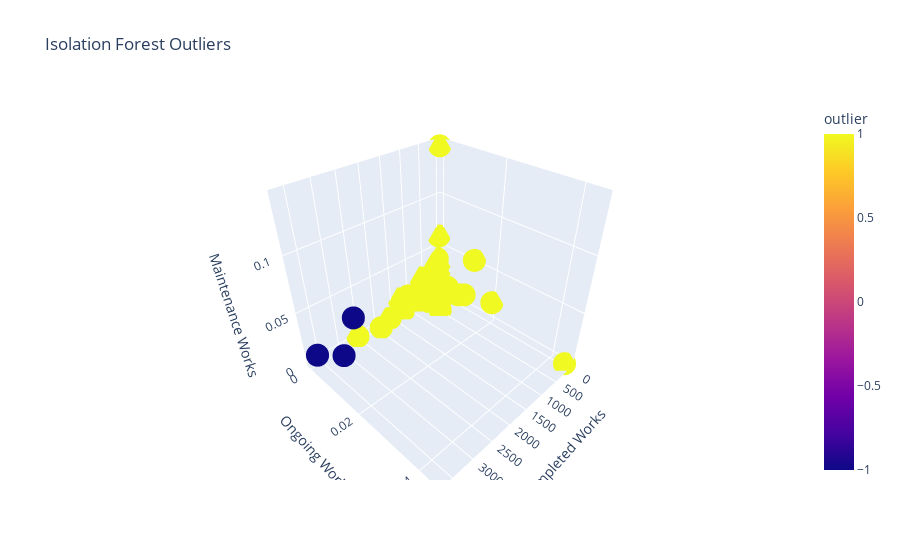

Source (notebook cell):
### Code cell
import pandas as pd
from sklearn.preprocessing import StandardScaler
from sklearn.ensemble import IsolationForest
from sklearn.impute import SimpleImputer
from sklearn.metrics import accuracy_score
import plotly.express as px

# Assuming df is your DataFrame

# Convert 'Total_Inspection' to numeric
df['Total_Inspection'] = pd.to_numeric(df['Total_Inspection'].str.replace(',', ''), errors='coerce')

# Check and convert 'Total_Inspection_Completed_Works'
if pd.api.types.is_numeric_dtype(df['Total_Inspection_Completed_Works']):
    df['Total_Inspection_Completed_Works'] = df['Total_Inspection_Completed_Works'].astype(float)
else:
    df['Total_Inspection_Completed_Works'] = df['Total_Inspection_Completed_Works'].str.replace(',', '').astype(float)

# List of columns to convert to numeric after removing '%'
percentage_columns = ['Completed_Works_U%', 'Ongoing_Works', 'Ongoing_U%', 'Maintenance_Works', 'Maintenance_U%', 'Bridge_Works', 'Bridge_U%']

# Loop through the columns and convert to numeric after removing '%'
for col in percentage_columns:
    # Check if the column is already numeric
    if not pd.api.types.is_numeric_dtype(df[col]):
        df[col] = df[col].str.rstrip('%').astype('float') / 100.0

# Identify numeric columns
numeric_columns = df.select_dtypes(include=['number']).columns

# Impute missing values for each numeric column separately
imputer = SimpleImputer(strategy='mean')
for col in numeric_columns:
    df[col] = imputer.fit_transform(df[[col]])

# Isolation Forest
features = df[['Total_Inspection_Completed_Works', 'Completed_Works_U%', 'Ongoing_Works', 'Ongoing_U%',
                      'Maintenance_Works', 'Maintenance_U%', 'Bridge_Works', 'Bridge_U%', 'Total_Inspection']]

scaler = StandardScaler()
features_scaled = scaler.fit_transform(features)

iso_forest = IsolationForest(random_state=42, contamination=0.05)
df['outlier'] = iso_forest.fit_predict(features_scaled)

# Accuracy Score
true_labels = [1 if x == 1 else -1 for x in df['outlier']]
predicted_labels = iso_forest.predict(features_scaled)
accuracy = accuracy_score(true_labels, predicted_labels)

print(f'Isolation Forest Accuracy: {accuracy}')

# Visualization using Plotly
fig = px.scatter_3d(df, x='Total_Inspection_Completed_Works', y='Ongoing_Works', z='Maintenance_Works',
                    color='outlier', title='Isolation Forest Outliers',
                    labels={'Total_Inspection_Completed_Works': 'Completed Works',
                            'Ongoing_Works': 'Ongoing Works',
                            'Maintenance_Works': 'Maintenance Works'})

fig.update_layout(scene=dict(aspectmode="cube"))
fig.show()

### Figure 1 — Plotly figure (JSON) as saved in the notebook; plotly's stock layout.template omitted (floating-point values rounded to 4 significant figures)
{"data": [{"hovertemplate": "Completed Works=%{x}<br>Ongoing Works=%{y}<br>Maintenance Works=%{z}<br>outlier=%{marker.color}<extra></extra>", "legendgroup": "", "marker": {"color": [1, 1, 1, 1, 1, 1, 1, 1, 1, -1, 1, 1, 1, 1, 1, 1, 1, 1, 1, 1, 1, 1, 1, 1, 1, 1, 1, 1, 1, 1, 1, 1, 1, 1, 1, 1, 1, 1, 1, 1, 1, -1, 1, 1, 1, 1, 1, 1, 1, 1, 1, 1, 1, 1, 1, -1, 1, 1, 1, 1], "coloraxis": "coloraxis", "symbol": "circle"}, "mode": "markers", "name": "", "scene": "scene", "showlegend": false, "type": "scatter3d", "x": [21, 45, 130, 341, 146, 256, 871, 2042, 1315, 3173, 749, 1328, 166, 287, 75, 218, 227, 438, 254, 901, 675, 1245, 328, 614, 140, 264, 0, 31, 1687, 2591, 380, 668, 75, 19, 154, 194, 49, 73, 2, 36, 1369, 2818, 132, 300, 229, 473, 49, 105, 801, 809, 333, 326, 42, 176, 1361, 3670, 422, 761, 578, 1291], "y": [0, 0.0444, 0, 0, 0, 0, 0, 0.002, 0, 0.0041, 0, 0, 0, 0.0105, 0, 0, 0, 0.0068, 0, 0.0044, 0, 0, 0, 0.0033, 0, 0, 0, 0, 0.0006, 0.0004, 0, 0, 0, 0, 0, 0.0052, 0.0204, 0.0137, 0, 0, 0.0044, 0.0039, 0, 0, 0, 0, 0, 0, 0.0012, 0, 0, 0, 0, 0, 0, 0.0022, 0.0142, 0.0079, 0.0069, 0], "z": [0.1429, 0, 0.0077, 0.0059, 0, 0.0039, 0.008, 0.0029, 0.0068, 0.0035, 0, 0, 0, 0.0174, 0, 0, 0.0352, 0.0137, 0.0118, 0.0244, 0.0044, 0.0008, 0, 0.0033, 0.0071, 0.0265, 0, 0.0323, 0.003, 0.0027, 0.0184, 0.0269, 0, 0, 0.0065, 0.0155, 0.0204, 0.0548, 0, 0, 0.0278, 0.0344, 0, 0.0067, 0, 0.0148, 0.0612, 0.0381, 0, 0, 0.003, 0.0092, 0.0238, 0, 0.0169, 0.0128, 0.0261, 0.021, 0, 0.0085]}], "layout": {"coloraxis": {"colorbar": {"title": {"text": "outlier"}}, "colorscale": [[0, "#0d0887"], [0.1111, "#46039f"], [0.2222, "#7201a8"], [0.3333, "#9c179e"], [0.4444, "#bd3786"], [0.5556, "#d8576b"], [0.6667, "#ed7953"], [0.7778, "#fb9f3a"], [0.8889, "#fdca26"], [1, "#f0f921"]]}, "legend": {"tracegroupgap": 0}, "scene": {"aspectmode": "cube", "domain": {"x": [0, 1], "y": [0, 1]}, "xaxis": {"title": {"text": "Completed Works"}}, "yaxis": {"title": {"text": "Ongoing Works"}}, "zaxis": {"title": {"text": "Maintenance Works"}}}, "title": {"text": "Isolation Forest Outliers"}}}
